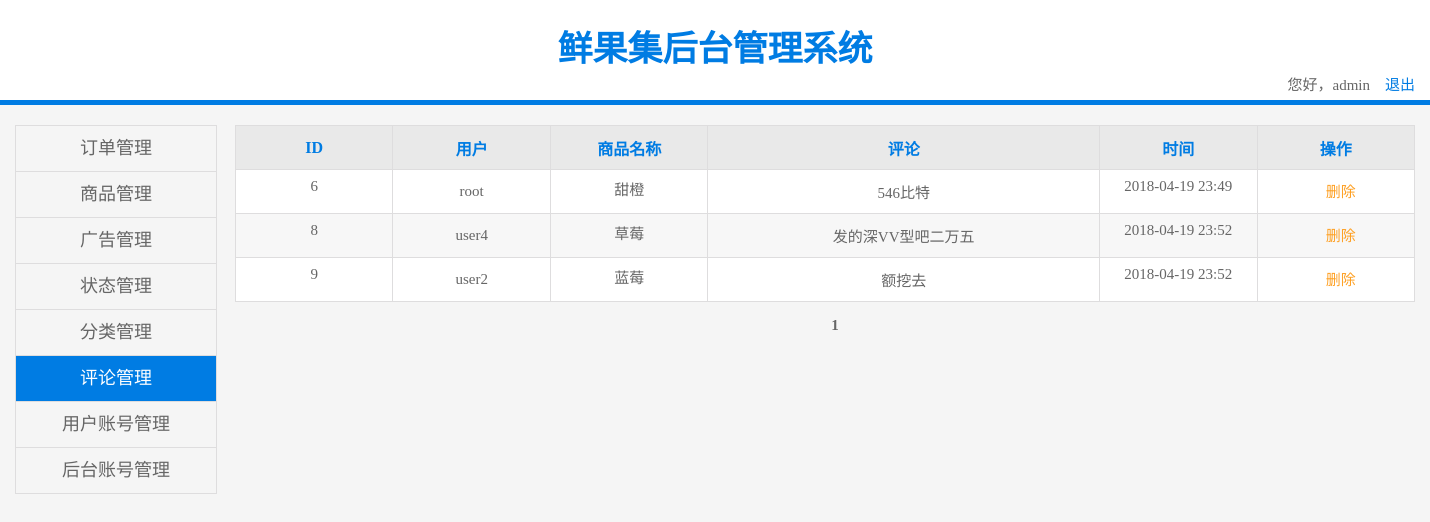
The app's page /admin/comment.php (signed in), older data.
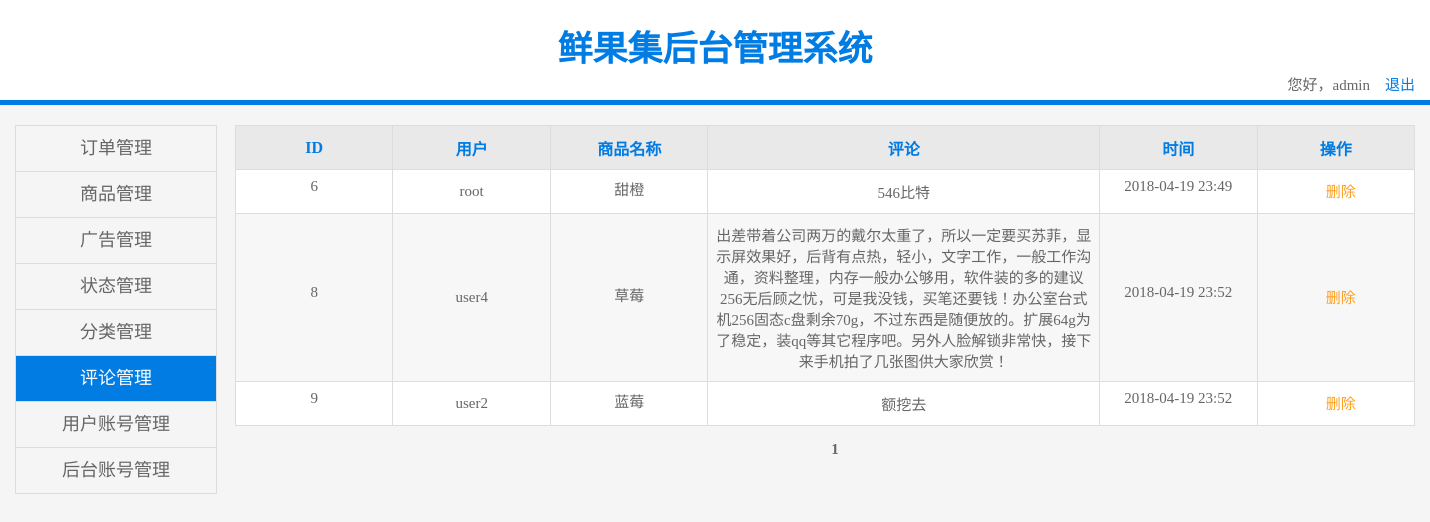
The same page, newer data.
### tables this page shows
CREATE TABLE `comment` (
  `id` int(10) unsigned NOT NULL AUTO_INCREMENT,
  `user_id` int(11) NOT NULL,
  `time` int(11) NOT NULL,
  `content` text,
  `shop_id` int(11) NOT NULL,
  `nowtime` timestamp NOT NULL DEFAULT CURRENT_TIMESTAMP,
  PRIMARY KEY (`id`)
);

CREATE TABLE `users` (
  `id` int(10) unsigned NOT NULL AUTO_INCREMENT,
  `username` varchar(50) NOT NULL,
  `password` varchar(50) NOT NULL,
  `img` varchar(100) NOT NULL,
  PRIMARY KEY (`id`),
  UNIQUE KEY `username` (`username`)
);

CREATE TABLE `shop` (
  `id` int(10) unsigned NOT NULL AUTO_INCREMENT,
  `name` varchar(50) NOT NULL,
  `img` varchar(50) NOT NULL,
  `price` float NOT NULL,
  `stock` int(11) NOT NULL,
  `brand_id` int(11) NOT NULL,
  `shelf` tinyint(4) NOT NULL DEFAULT '1',
  `content` varchar(100) NOT NULL,
  PRIMARY KEY (`id`)
);

### admin/comment.php (the view, shortened to what this page needs)
<?php
    include '../public/common/page.php';
    $sql = "select comment.*, shop.name sname, users.username uname from comment, shop, users where comment.user_id=users.id and comment.shop_id=shop.id";
    $page = new Page('',$sql,$current_page,12,"?page=");
    $pagerows = $page->list;
?>
<!DOCTYPE html>
<html lang="en">
<head>
    <link href="css/public.css" type="text/css" rel="stylesheet"/>
    <link href="css/product.css" type="text/css" rel="stylesheet"/>
</head>
<body>
    <div class="header">
        <div class="header_size">
            <p class="header_title">鲜果集后台管理系统 </p>
            <span class="header_exit">您好，<?php echo $_SESSION['admin_username']; ?>&nbsp;&nbsp;&nbsp; <a href="./api/logout.php" onclick="return confirm('确认退出系统吗？');">退出</a></span>
        </div>
    </div>
    <div class="content">
        <div class="con_con">
            <ul class="nav">
                <li><a href="indent_m.php">订单管理</a></li>
                <li><a href="product.php">商品管理</a></li>
                <li><a href="adv.php">广告管理</a></li>
                <li><a href="status.php">状态管理</a></li>
                <li><a href="class.php">分类管理</a></li>
                <li><a href="comment.php" class="active">评论管理</a></li>
                <li><a href="business.php">用户账号管理</a></li>
                <li><a href="admin.php">后台账号管理</a></li>
            </ul>
            <div class="right">
                <table class="details" style="margin-top:0;">
                    <tr>
                        <th class="name">ID</th>
                        <th class="name">用户</th>
                        <th class="name">商品名称</th>
                        <th class="opret">评论</th>
                        <th class="name">时间</th>
                        <th class="name">操作</th>
                    </tr>
                    <?php
                        foreach($pagerows as $row){
                    ?>
                    <tr>
                        <td class="name"><span><?php echo $row['id']; ?></span></td>
                        <td class="name"><?php echo $row['uname']; ?></td>
                        <td class="name"><span><?php echo $row['sname']; ?></span></td>
                        <td class="opret"><p style="padding:10px 5px;"><?php echo $row['content'] ?></p></th>
                        <td class="name"><span><?php echo date("Y-m-d H:i", $row['time']); ?></span></th>
                        <td class="name">
                            <a href="./page/comment/delete.php?id=<?php echo $row['id']; ?>&content=<?php echo $row['content']; ?>" class="Delete">删除</a>
                        </td>
                    </tr>
                    <?php } ?>
                </table>
                <p class="page"><?php echo $page->getPageList(); ?></p>
            </div>
        </div>
    </div>
</body>
</html>

### public/common/page.php (shortened to what this page needs)
<?php
class Page
{
  var $page;
  var $pageStr;
  var $pageCount;
  function Page($conn,$sql_in,$page_in,$pageSize_in,$pageStr_in)
  {
    $this->sql = $sql_in;
    $this->page = intval($page_in);
    $this->pageSize = $pageSize_in;
    $this->pageStr = $pageStr_in;
    if(!$this->page||$this->page<1)
    {
      $this->page = 1;
    }
    $rowCountSql = preg_replace("/([\w\W]*?select)([\w\W]*?)(from[\w\W]*?)/i","$1 count(0) $3",$this->sql);
    if(!$conn)
      $rs = mysql_query($rowCountSql) or die("bnc.page: error on getting rowCount.");
    else
      $rs = mysql_query($rowCountSql,$conn) or die("bnc.page: error on getting rowCount.");
    $rowCountRow = mysql_fetch_row($rs);
    $this->rowCount=$rowCountRow[0];
    if($this->rowCount%$this->pageSize==0)
      $this->pageCount = intval($this->rowCount/$this->pageSize);
    else
      $this->pageCount = intval($this->rowCount/$this->pageSize)+1;
    $offset = ($this->page-1)*$this->pageSize;
    if(!$conn)
   $rs = mysql_query($this->sql." limit $offset,".$this->pageSize) or
   die("bnc.page: error on listing.");
    else
 $rs = mysql_query($this->sql." limit $offset,".$this->pageSize,$conn) or
 die("bnc.page: error on listing.");
    while($row=mysql_fetch_array($rs))
    {
      $this->list[]=$row;
    }
  }
  function getPageList()
  {
    for($counter=1;$counter<=$this->pageCount;$counter++)
    {
      if($this->page == $counter)
      {
        $currentPage = "<b>".$counter."</b>";
      }
      else
      {
        $currentPage = " "."<a href=\"".$this->pageStr.$counter."\">".$counter."</a>"." ";
      }
      $pageList .= $currentPage;
    }
    return $firstPage." ".$previousPage." ".$pageList." ".$nextPage." ".$lastPage." ";
  }
}
?>

### admin/css/public.css (style rules this page uses)
* { margin: 0; padding: 0; }
body, html { margin: 0; background-color: #f5f5f5; height: 100%; font-family: 微软雅黑; color: rgb(102, 102, 102); font-size: 15px; }
.header { width: 100%; height: 100px; line-height: 100px; background-color: #fff; margin: 0; color: #007ce3; border-bottom: 5px solid #007ce3; text-align: center; }
.header_size { width: 1400px; margin: 0 auto; display: inline-block; }
.header_size a { line-height: 10px; color: #007ce3; text-decoration: none; }
.header_exit { float: right; height: 20px; line-height: 20px; color: rgb(102, 102, 102); margin-top: -25px; }
.header .header_title { width: 688px; line-height: 100px; color: #007ce3; text-align: center; font-size: 35px; font-weight: bold; margin: 0 auto; }
.content { width: 100%; margin: 0 auto; display: inline-block; text-align: center; margin-top: 20px; margin-bottom: 50px; }
.content .con_con { width: 1400px; height: 500px; margin: 0 auto; }
.content .con_con .nav { float: left; width: 200px; border: 1px solid #deddde; font-family: 微软雅黑; border-bottom: 0; }
.content .con_con .nav li { list-style: none; width: 100%; height: 45px; text-align: center; line-height: 45px; border-bottom: 1px solid #deddde; }
.content .con_con .nav li a { display: inline-block; width: 100%; height: 100%; color: rgb(102, 102, 102); text-decoration: none; font-size: 18px; }
.content .con_con .nav li .active { color: #fff; background-color: #007ce3; }
.content .con_con .right { width: 1180px; float: right; height: 500px; margin-bottom: 50px; }
.content .con_con .right .details { border-collapse: collapse; border: 1px solid #deddde; margin-top: 20px; background-color: #fff; width: 100%; }
.content .con_con .right .details { border-collapse: collapse; border: 1px solid #deddde; margin-top: 10px; font-family: 微软雅黑; }
.content .con_con .right .details th { color: #007ce3; background-color: rgb(233, 233, 233); font-size: 16px; font-family: 微软雅黑; }
.content .con_con .right .details td, th { border: 1px solid #deddde; height: 43px; overflow: hidden; text-align: center; font-family: 微软雅黑; }
.content .con_con .right .details td span { min-height: 23px; max-height: 43px; overflow: hidden; padding: 0 7px; display: inline-block; }
.content .con_con .right .details a { color: rgb(254, 159, 33); text-decoration: none; font-size: 15px; width: 40px; margin-left: 10px; font-family: 微软雅黑; }
.content .con_con .right .page { display: inline-block; width: 100%; margin-top: 5px; }
.page { width:100%; padding: 10px; }

### admin/css/product.css (style rules this page uses)
.content .con_con .right .details { border-collapse: collapse; border: 1px solid #deddde; margin-top: 20px; background-color: #fff; }
.content .con_con .right .details { border-collapse: collapse; border: 1px solid #deddde; margin-top: 10px; background-color: #fff; }
.content .con_con .right .details th { color: #007ce3; }
.content .con_con .right .details td,th { border: 1px solid #deddde; }
.content .con_con .right .details .name { width: 120px; }
.content .con_con .right .details .opret { width: 300px; }
.content .con_con .right .details a { width: 70px; height: 30px; line-height: 30px; color:rgb(254, 159, 33); text-decoration: none; font-size: 15px; display: inline-block; width: 40px; }

Row changes from the older to the newer data that the page shows:
changed comment "user4": content "发的深VV型吧二万五" → "出差带着公司两万的戴尔太重了，所以一定要买苏菲，显示屏效果好，后背有点热，轻小，文字工作，一般工作沟通，资料整理，内存一般办公够用，软件装的多的建议256无后顾之忧，可是我没钱，买笔还要钱！办公室台式机256固态c盘剩余70g，不过东西是随便放的。扩展64g为了稳定，装qq等其它程序吧。另外人脸解锁非常快，接下来手机拍了几张图供大家欣赏！"
